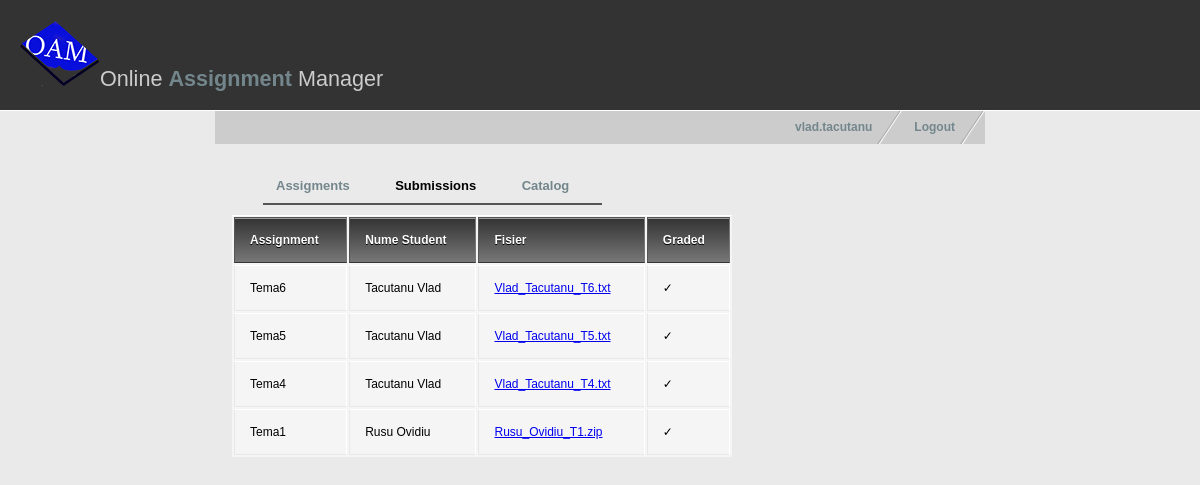
Page /profsubs.php (signed in) on the earlier database version.
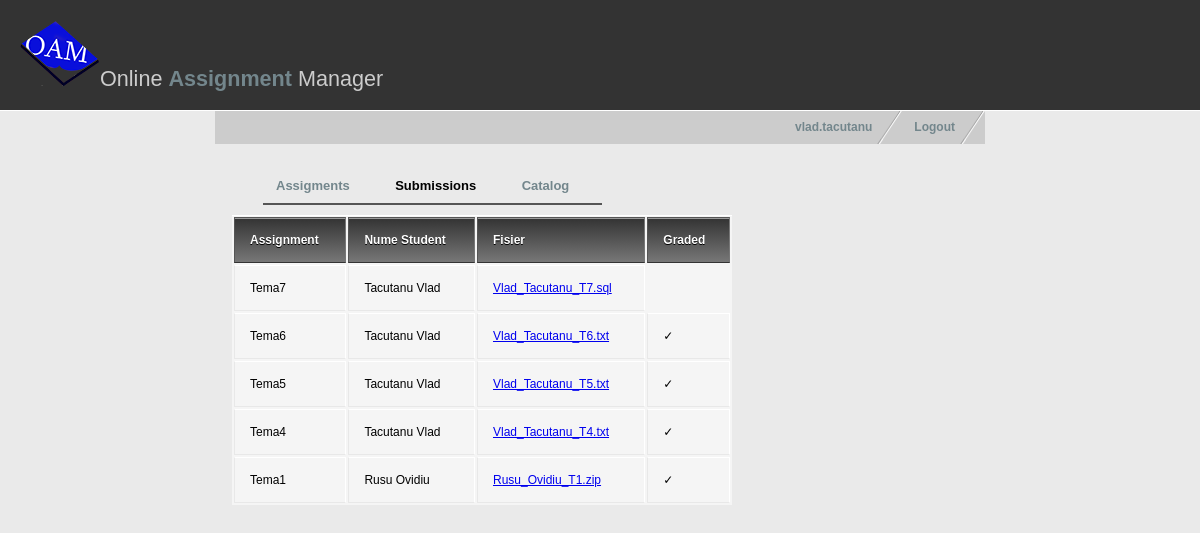
Same page on the later database version.
### tables this page shows
CREATE TABLE Student(
  IdStudent INT(10) PRIMARY KEY,
  Nume VARCHAR(30) NOT NULL,
  Prenume VARCHAR(30) NOT NULL,
  Email VARCHAR(50),
  Matricol VARCHAR(20),
  Semestru INT(1), 
  IdFacultate INT(10),
  IdAccount INT(10),  
  CHECK (Email LIKE '%@%.%'),
  FOREIGN KEY(IdFacultate) REFERENCES Facultate(IdFacultate),
  FOREIGN KEY(IdAccount) REFERENCES Account(IdAccount)
  );

CREATE TABLE Assignment(
  IdAssignment INT(10) PRIMARY KEY,
  IdMaterie INT(10) NOT NULL,
  Titlu VARCHAR(30) NOT NULL,
  Descriere VARCHAR(255),
  AssignDate DATE NOT NULL,
  DueDate DATE NOT NULL,
  Punctaj DECIMAL(3) NOT NULL,
  Path VARCHAR(255),
  FOREIGN KEY(IdMaterie) REFERENCES Materie(IdMaterie)
  );

CREATE TABLE Submission(
  IdSubmission INT(10) PRIMARY KEY,
  IdStudent INT(10) NOT NULL,
  IdAssignment INT(10) NOT NULL,
  Data DATE NOT NULL,
  Path VARCHAR(255),
  FOREIGN KEY(IdStudent) REFERENCES Student(IdStudent),
  FOREIGN KEY(IdAssignment) REFERENCES Assignment(IdAssignment)
  );

### profsubs.php (the view, shortened to what this page needs)
<!DOCTYPE html>
<?php
  $username = $_SESSION['username'];
  $numemat=$_GET["name"];
?>
<html xmlns="http://www.w3.org/1999/xhtml" xml:lang="en" lang="en">
<head>
<link href="style.css" rel="stylesheet" type="text/css" />
</head>
<body>
<div id="header">
  <h1><img src="images/oamlogo3.png" alt="" />Online <span style="font-weight:bold; color:#73868C;">Assignment</span> Manager</h1>
</div>
<div id="container">
    <ul id="nav">
	  <li><a href="index.html">Logout</a></li>
      <li><a href="profindex.php"><?php echo $username ?></a></li>
    </ul>
  <div id="contentleft">
    <ul id="nav2">
      <li><a href="profesorcourse.php?name=<?php print $numemat?>">Assigments</a></li>
      <li><a href="#" style="color: #000;">Submissions</a></li>
      <li><a href="#">Catalog</a></li>
    </ul>
    <table style="width: 500px; margin-left: 5px;">
      <thead>
        <tr>
          <th>Assignment</th>
          <th>Nume Student</th>
          <th>Fisier</th>
          <th>Graded</th>
        </tr>
      </thead>
      <tbody>
	  <?php
		$result = mysql_query("SELECT student.Nume as nume, student.Prenume as prenume,
        assignment.Titlu as titlu, submission.Path as path, nota.Nota as nota
        FROM student join submission on student.IdStudent = submission.IdStudent
        JOIN assignment on submission.IdAssignment = assignment.IdAssignment
        LEFT JOIN nota on submission.IdSubmission = nota.IdSubmission
        WHERE submission.Data < assignment.DueDate
        ORDER BY submission.Data DESC;");
		while($line = mysql_fetch_array($result, MYSQL_ASSOC)) {
        $den = end(explode('/', $line["path"]));
	  echo '<tr>
        <td>',$line["titlu"],'</td>
        <td>',$line["nume"],' ',$line["prenume"],'</td>
        <td><a href="',$line["path"],'">',$den,'</a></td>';
    if(!is_null($line['nota']))
      echo '<td>',"&#10003;",'</td>';
    echo '</tr>';
      }
      ?>
      </tbody>
    </table>
  </div>
</div>
</body>
</html>

### style.css (style rules this page uses)
body { margin: 0; padding: 0; font: 75% tahoma, Verdana, Arial, sans-serif; line-height: 1.8em; background: #eaeaea url(images/bg.jpg) top left repeat-x; }
#header { background: #333; padding: 20px; border-bottom: 1px solid #fff; }
#header h1 { padding: 0; margin: 0; font-family: Georgia, sans-serif; font-weight: normal; font-size: 180%; color: #ccc; }
#container { width: 770px; margin: 0 auto; padding: 0; }
#nav { float: right; width: 100%; margin: 0; padding: 0px; list-style: none; background: #ccc; }
#nav li { float: right; margin: 0; padding: 0; }
#nav a { float:left; display: block; padding: 0.5em 2.5em 0.5em 1em; text-decoration: none; font-weight: bold; font-size: 100%; color: #73868c; background: #ccc url(images/nav_slant.gif) no-repeat top right; }
#nav2 { width: 100%; padding: 0; list-style: none; padding: 0 0 0 3em; }
#nav2 a { float: left; display: block; padding: 0.7em 2.5em 0.5em 1em; text-decoration: none; font-weight: bold; font-size: 100%; color: #73868c; border-bottom: 2px solid #555; margin-bottom:10px; font-size: 13px; }
#contentleft { float: left; margin-top: 10px; width: 450px; padding: 0 1em 1em 1em; }
table { background: #f5f5f5; border-collapse: separate; box-shadow: inset 0 1px 0 #fff; font-size: 12px; line-height: 24px; margin-left: 53px; text-align: left; width: 260px; }
th { background: linear-gradient(#333, #777); border-left: 1px solid #555; border-right: 1px solid #777; border-top: 1px solid #555; border-bottom: 1px solid #333; box-shadow: inset 0 1px 0 #999; color: #fff; font-weight: bold; padding: 10px 15px; position: relative; text-shadow: 0 1px 0 #000; }
td { border-right: 1px solid #fff; border-left: 1px solid #e8e8e8; border-top: 1px solid #fff; border-bottom: 1px solid #e8e8e8; padding: 10px 15px; position: relative; }
h1 { font-family: Georgia, serif; font-size: 180%; padding: 30px 0 10px 0; color: #73868c; }

Differences in the rows shown:
added submission: IdAssignment.Titlu "Tema7", IdStudent.Nume "Tacutanu", IdStudent.Prenume "Vlad", Path "Vlad_Tacutanu_T7.sql"
